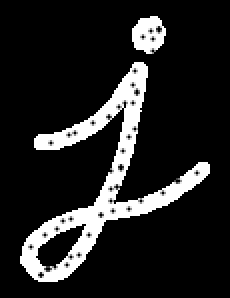
#> input picture Aula13/Image/closing.png, 115 x 149 px (shown 2 times larger)
$ python MorphologicClosing.py
#> lines starting #> are read from the running program, lines starting #| are printed output that depends on the picture
import cv2 as cv
import numpy as np

img = cv.imread('Image/closing.png',0)
#> img is the input picture: shape (149, 115); min 0, max 255, mean 36
#img = cv.resize(img,(256,256))
kernel = np.ones((5,5),np.uint8) # estrutura
# dilate = cv.dilate(img, kernel, iterations = 2)
# close = cv.erode(dilate,kernel,iterations = 2)
close  = cv.morphologyEx(img,cv.MORPH_CLOSE,kernel)
imgs = np.concatenate((img ,close),axis=1)
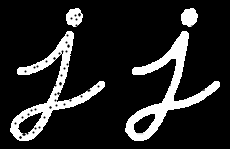
#> imgs: shape (149, 230); min 0, max 255, mean 37.4
cv.imshow("Imagens com closing",imgs)
cv.waitKey(0)
